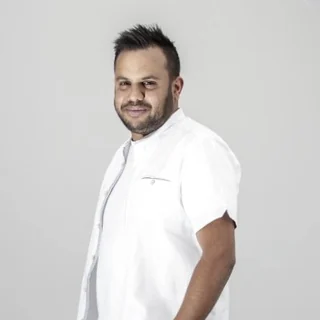
#> input picture site/src/assets/people/avi-portrait.webp, 320 x 320 px, found by its file name
$ python apply_about.py
#> lines starting #> are read from the running program, lines starting #| are printed output that depends on the picture
"""Full About layout. Idempotent. Run after tighten, before feeds. Approved content only."""
from pathlib import Path
from PIL import Image
import sys,shutil,os,json
from bs4 import BeautifulSoup
H=Path(__file__).parent; D=Path(sys.argv[1]) if len(sys.argv)>1 else H.parent/'site_calm'
Image.open(D/'assets/people/avi-portrait.webp').crop((50,0,270,220)).save(D/'assets/people/avi-hero.webp',quality=92)
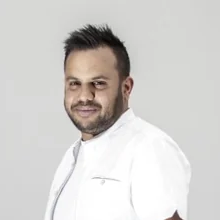
#> saved as avi-hero.webp: PIL image 220x220 RGB; mean R, G, B 211.1, 208.6, 206
#> (the run stopped early here; a loop or call above may not have finished)

$ run again, with site/src/assets/people/anitha-portrait.webp copied over site/src/assets/people/avi-portrait.webp
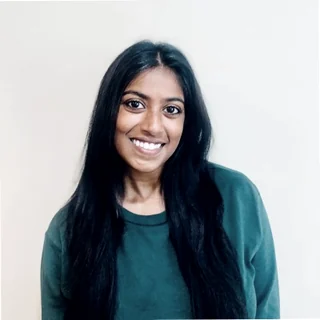
#> input picture site/src/assets/people/anitha-portrait.webp, 320 x 320 px, found by its file name
#> `Image.open(D/'assets/people/avi-portrait.webp').crop((50,0,270,220)).s..`:
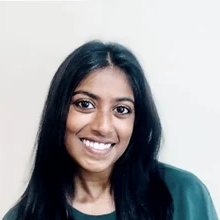
#> saved as avi-hero.webp: PIL image 220x220 RGB; mean R, G, B 159.2, 159.4, 161.7

$ run again, with site/src/assets/people/avi-print.webp copied over site/src/assets/people/avi-portrait.webp
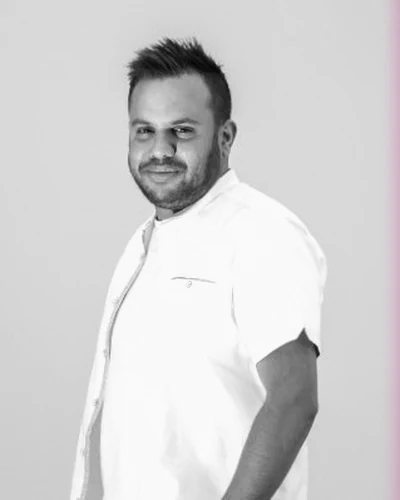
#> input picture site/src/assets/people/avi-print.webp, 400 x 500 px, found by its file name
#> `Image.open(D/'assets/people/avi-portrait.webp').crop((50,0,270,220)).s..`:
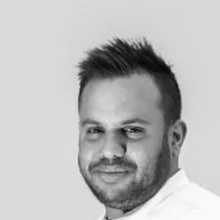
#> saved as avi-hero.webp: PIL image 220x220 RGB; mean R, G, B 186.1, 186.1, 186.1
